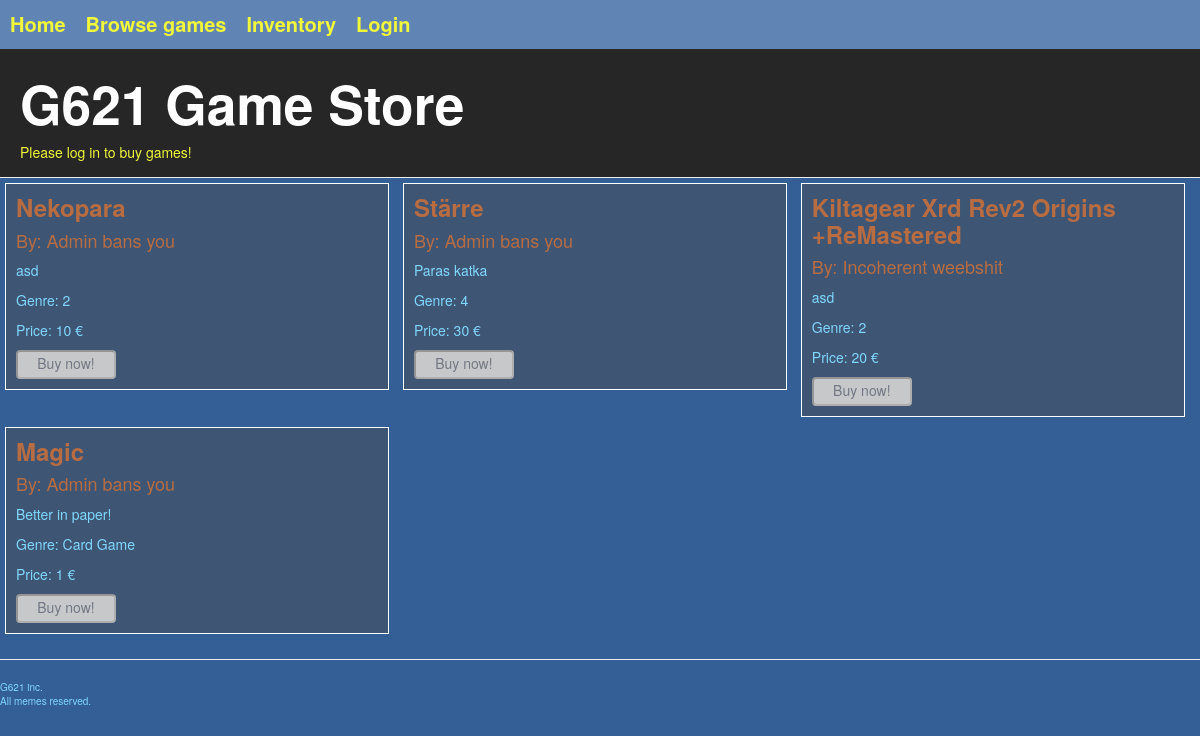
The app's page /shop/ with its own data.
### gameshop/models.py (models this page shows, shortened)
class Game(models.Model):
    id = models.AutoField(auto_created=True, primary_key=True)
    name = models.CharField(max_length=50)
    description = models.TextField(max_length=500)
    genre = models.CharField(max_length=20, default="Undefined")
    sales = models.IntegerField(default=0)
    price = models.IntegerField(default=0)
    owner = models.ForeignKey(Developer, on_delete=models.CASCADE)
    url = models.CharField(max_length=300, default='http://webcourse.cs.hut.fi/example_game.html')
    bought = models.ManyToManyField(Profile, blank=True, through="Game_state")

class Developer(models.Model):
    profile = models.OneToOneField(Profile, on_delete=models.CASCADE)
    studioname = models.CharField(max_length=50)

### gameshop/views.py (the view)
# urls.py: path('shop/', shop),
def shop(request, genre=None):
    template = loader.get_template("gameshop/shop.html")
    if genre:
        games = Game.objects.filter(genre=genre)
    else:
        games = Game.objects.all()
    if not request.user.is_anonymous:
        profile = profile = Profile.objects.get(user = request.user)
        gamelist = map(lambda x: (x, profile.hasBought(x)), games)
    else:
        profile = None
        gamelist = map(lambda x: (x, False), games)
    context = getUserContext(request.user)
    context["gamelist"] = gamelist
    return HttpResponse(template.render(context))

### gameshop/views.py (called while the page is built, shortened)
def getUserContext(user):
    if not user or user.is_anonymous:
        return { "profile": None, "developer": None }

### gameshop/templates/gameshop/shop.html (shortened to what this page needs)
{% extends "gameshop/generic.html" %}
{% block script %}
  {% load staticfiles %}
{% endblock %}
{%  block pageHeader %}
  <div class="page-header">
    <h1>
      G621 Game Store
    </h1>
    {% if not profile %}
    <a href="/login">
      Please log in to buy games!
    </a>
    {% endif %}
  </div>
{% endblock %}
{% block content %}
{% for game, owned in gamelist %}
    <div class="store-block">
      <h3 id="game_name">
        {{ game.name }}
      </h3>
      <h4 id="game_studioname">
        By: {{ game.owner.studioname }}
      </h4>
      <p id="game_description">
        {{ game.description }}
      </p>
      <p>
        Genre: {{ game.genre }}
      </p>
        {% if owned %}
          <p>Game already owned</p>
          <form action="/gamescreen/{{ game.id }}/">
            <input class="play-now-button" type="submit" value="Play now!" />
          </form>
        {% else %}
        <p id="game_price">
          Price: {{ game.price }}  €
        </p>
        <form action="//payments.webcourse.niksula.hut.fi/pay/" method="POST" id="{{game.name}}">
          {% if profile %}
              <input class="shop_buy" id="{{game.id}}" type="button" onclick="buy(this.id)" value="Buy now!"/>
          {% else %}
              <input class="shop_buy_disabled" value="Buy now!" disabled/>
          {% endif %}
        </form>
      {% endif %}
    </div>
  {% endfor %}
{% endblock %}

### gameshop/static/css/gameshop.css (style rules this page uses)
:root { --bg: #335E96; --title-bg: #262626; --header-bg: #6084B3; --text: #80D8FF; --link: #F1F739; --head: #B86C42; --store-block-bg: #3E5573; --store-block-border: #FFFFFF; --disabled: #727984; --disabled-bg: #c7c8c9; --buy: #3a6041; --buy-bg: #06cc2d; --play-bg: #034da8; }
input, select, textarea, .submit { color: #21213d; }
.page-header { background-color: var(--title-bg); margin: 0; padding: 15px 15px 15px 20px; }
.page-header h1, .page-header h1 a, .page-header h1 a:visited, .page-header h1 a:active { color: #ffffff; font-size: 40pt; font-weight: 900; margin-top: 10px; margin-bottom: 10px; }
h2, h3, h4, h5, h6, h7 { color: var(--head); margin-top: 0; }
.store-block { background-color: var(--store-block-bg); border: solid 1px var(--store-block-border); padding: 10px; margin: 5px; width: 32%; display: inline-table; }
a { color: var(--link); }
form { color: var(--head); }
body { background-color: var(--bg); padding: 0; color: var(--text); }
#game_name { font-weight: bold; }
.shop_buy_disabled { text-align: center; color: var(--disabled); background-color: var(--disabled-bg); width: 100px; border-radius: 4px; padding-bottom: 4px; }

### records on screen
Game: name "Nekopara", owner.studioname "Admin bans you", description "asd", genre "2", price "10"
Game: name "Stärre", owner.studioname "Admin bans you", description "Paras katka", genre "4", price "30"
Game: name "Kiltagear Xrd Rev2 Origins +ReMastered", owner.studioname "Incoherent weebshit", description "asd", genre "2", price "20"
Game: name "Magic", owner.studioname "Admin bans you", description "Better in paper!", genre "Card Game", price "1"
